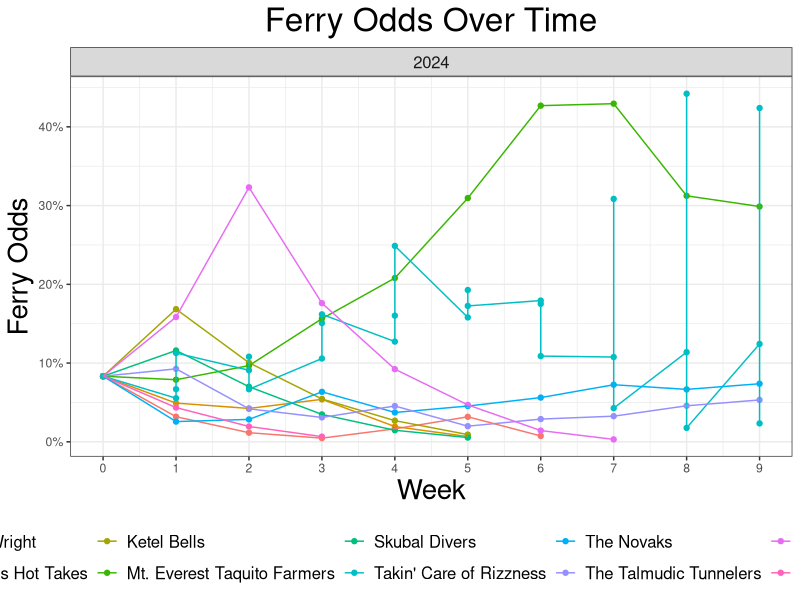
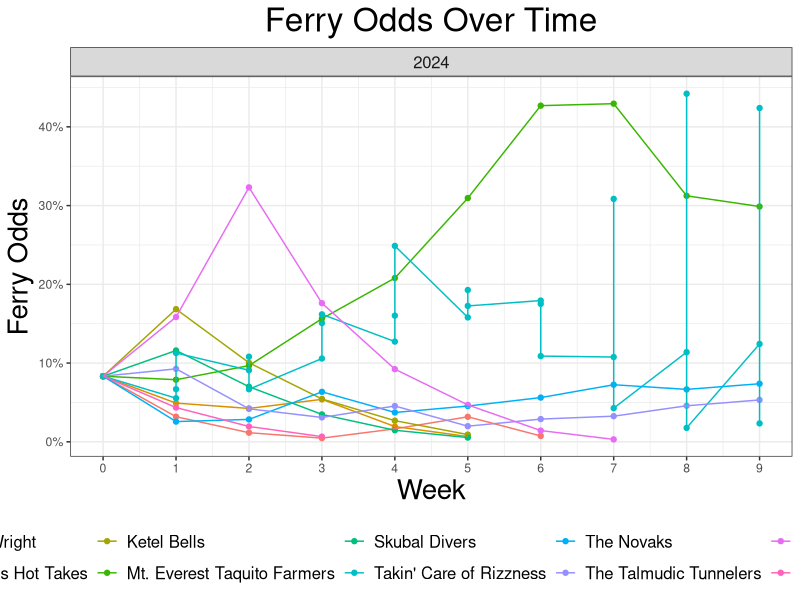

Here is the R script that generated these plots, in order: (Note: this script raises an error after producing the figures.)
library(tidyverse)

### Custom ggplot theme
theme_set(theme_bw() +
            theme(plot.title = element_text(hjust = 0.5, size = 24),
                  plot.subtitle = element_text(hjust = 0.5, size = 18),
                  axis.title = element_text(size = 20),
                  strip.text = element_text(size = 12),
                  strip.text.y = element_text(size = 8),
                  plot.caption = element_text(size = 10),
                  legend.text = element_text(size = 12),
                  legend.position = "bottom"))

teams2022 <- read_csv('data/stats/2022/teams_2022.csv')
teams2023 <- read_csv('data/stats/2023/teams_2023.csv')
teams2024 <- read_csv('data/stats/2024/teams_2024.csv')

odds2022 <- 
  read_csv('data/playoff_odds/historical_playoff_odds_2022.csv') %>% 
  mutate('season' = 2022) %>% 
  left_join(teams2022)

odds2023 <- read_csv('data/playoff_odds/historical_playoff_odds_2023.csv') %>% 
  mutate('season' = 2023) %>% 
  left_join(teams2023)
odds2024 <- read_csv('data/playoff_odds/historical_playoff_odds_2024.csv') %>% 
  mutate('season' = 2024) %>% 
  left_join(teams2024)

df <- 
  bind_rows(odds2022 %>% filter(matchup_id <= 20) , 
            odds2023 %>% filter(matchup_id <= 21) ,
            odds2024) %>% 
  
  group_by(team_id) %>% 
  mutate('franchise' = last(team[season == 2024])) %>%
  group_by(team_id, season) %>%
  mutate('safe' = map_lgl(matchup_id, ~{all(last_place[matchup_id >= .x-1] <= 0.01) })) %>%
  mutate('elim' = map_lgl(matchup_id, ~{all(playoffs[matchup_id >= .x-1] <= 0.01) })) %>%
  ungroup() 
  
  
  

ggplot(df %>% filter(season == 2024, matchup_id <= 16, !safe), aes(x = matchup_id, y = last_place)) + 
  facet_wrap(~season, ncol = 1) + 
  geom_point(aes(col = franchise)) + 
  geom_line(aes(col = franchise)) +
  scale_y_continuous(labels = scales::percent) +
  scale_x_continuous(breaks = 0:16) +
  theme(legend.position = 'bottom') +
  labs(x = 'Week',
       y = 'Ferry Odds',
       col = '',
       title = 'Ferry Odds Over Time')

ggsave('~/Desktop/historical_ferry.png', height = 9/1.4, width =16/1.4)

df <- 
  bind_rows(odds2022, odds2023) %>% 
  filter(matchup_id <= 19) %>% 
  group_by(team_id) %>% 
  mutate('franchise' = last(team[season == 2023])) %>% 
  group_by(team_id, season) %>% 
  filter(last(playoffs) > 0.05) %>% 
  ungroup() 


ggplot(df %>% filter(season == 2024, matchup_id <= 16, !elim), aes(x = matchup_id, y = playoffs)) + 
  facet_wrap(~season) + 
  geom_point(aes(col = franchise)) + 
  geom_line(aes(col = franchise)) +
  scale_y_continuous(labels = scales::percent) +
  scale_x_continuous(breaks = 0:19) +
  theme(legend.position = 'bottom') +
  labs(x = 'Week',
       y = 'Playoff Odds',
       col = '',
       title = 'Playoff Odds Over Time')

ggsave('~/Desktop/historical_playoffs.png', height = 9/1.4, width =16/1.4)
